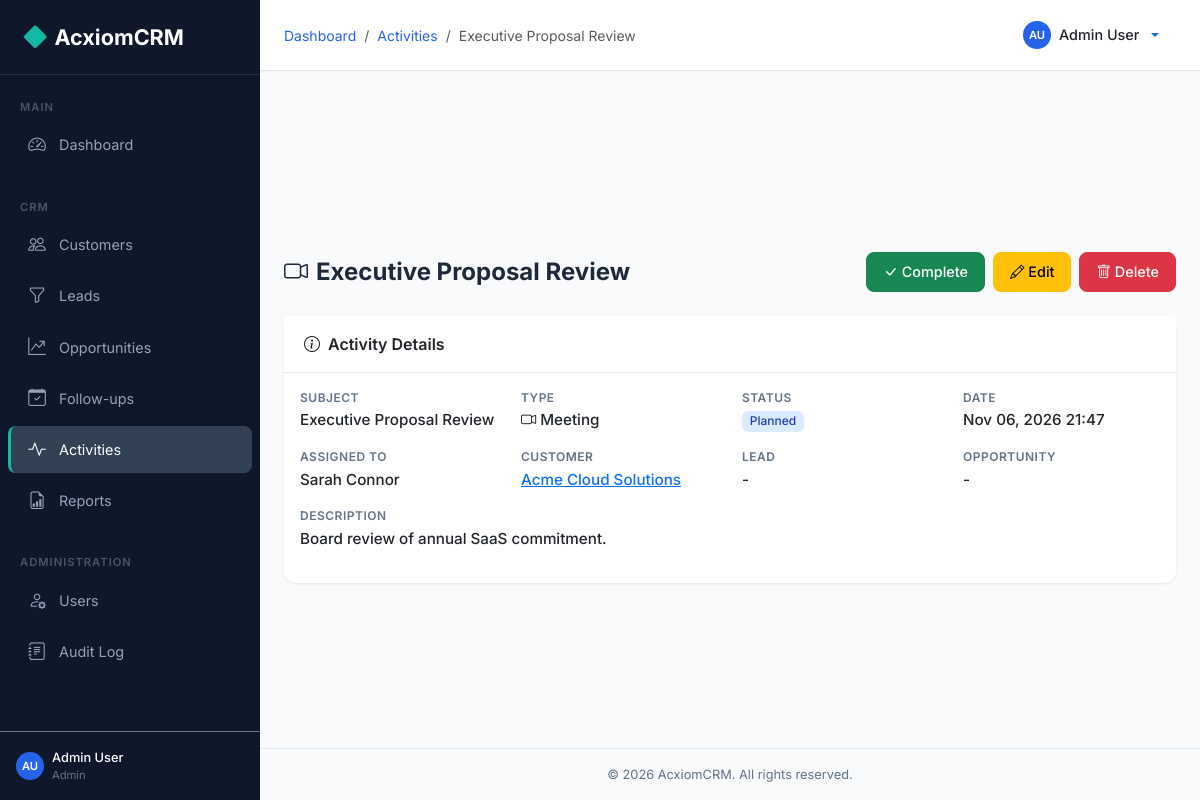
The app's page /activities/2 (signed in) with its own data.
### backend/models.py (models this page shows, shortened)
class User(UserMixin, db.Model):
    __tablename__ = 'users'
    id = db.Column(db.Integer, primary_key=True)
    first_name = db.Column(db.String(50), nullable=False)
    last_name = db.Column(db.String(50), nullable=False)
    email = db.Column(db.String(120), unique=True, nullable=False, index=True)
    password_hash = db.Column(db.String(256), nullable=False)
    phone = db.Column(db.String(20))
    role_id = db.Column(db.Integer, db.ForeignKey('roles.id'), nullable=False)
    is_active = db.Column(db.Boolean, default=True)
    failed_login_count = db.Column(db.Integer, default=0)
    lockout_until = db.Column(db.DateTime, nullable=True)
    created_at = db.Column(db.DateTime, default=datetime.utcnow)
    updated_at = db.Column(db.DateTime, default=datetime.utcnow, onupdate=datetime.utcnow)
    customers = db.relationship('Customer', backref='assigned_user', lazy='dynamic', foreign_keys='Customer.assigned_to')
    leads = db.relationship('Lead', backref='assigned_user', lazy='dynamic', foreign_keys='Lead.assigned_to')
    opportunities = db.relationship('Opportunity', backref='assigned_user', lazy='dynamic', foreign_keys='Opportunity.assigned_to')
    @property
    def full_name(self):
        return f'{self.first_name} {self.last_name}'
    def is_admin(self):
        return self.role and self.role.name == 'Admin'

class Role(db.Model):
    __tablename__ = 'roles'
    id = db.Column(db.Integer, primary_key=True)
    name = db.Column(db.String(50), unique=True, nullable=False)
    description = db.Column(db.String(200))
    permissions = db.relationship('Permission', secondary=role_permissions, backref='roles')
    users = db.relationship('User', backref='role', lazy='dynamic')

class Activity(db.Model):
    __tablename__ = 'activities'
    id = db.Column(db.Integer, primary_key=True)
    subject = db.Column(db.String(200), nullable=False)
    type = db.Column(db.String(20), nullable=False)  # Call, Meeting, Email, Task
    description = db.Column(db.Text)
    customer_id = db.Column(db.Integer, db.ForeignKey('customers.id'))
    lead_id = db.Column(db.Integer, db.ForeignKey('leads.id'))
    opportunity_id = db.Column(db.Integer, db.ForeignKey('opportunities.id'))
    assigned_to = db.Column(db.Integer, db.ForeignKey('users.id'))
    activity_date = db.Column(db.DateTime, default=datetime.utcnow)
    status = db.Column(db.String(20), default='Planned')  # Planned, Completed, Cancelled
    created_by = db.Column(db.Integer, db.ForeignKey('users.id'))
    created_at = db.Column(db.DateTime, default=datetime.utcnow)
    updated_at = db.Column(db.DateTime, default=datetime.utcnow, onupdate=datetime.utcnow)
    assignee = db.relationship('User', foreign_keys=[assigned_to])
    creator = db.relationship('User', foreign_keys=[created_by])

class Customer(db.Model):
    __tablename__ = 'customers'
    id = db.Column(db.Integer, primary_key=True)
    name = db.Column(db.String(100), nullable=False)
    email = db.Column(db.String(120), index=True)
    phone = db.Column(db.String(20))
    company = db.Column(db.String(100))
    industry = db.Column(db.String(50))
    address = db.Column(db.String(200))
    city = db.Column(db.String(50))
    state = db.Column(db.String(50))
    country = db.Column(db.String(50))
    assigned_to = db.Column(db.Integer, db.ForeignKey('users.id'))
    created_by = db.Column(db.Integer, db.ForeignKey('users.id'))
    created_at = db.Column(db.DateTime, default=datetime.utcnow)
    updated_at = db.Column(db.DateTime, default=datetime.utcnow, onupdate=datetime.utcnow)
    opportunities = db.relationship('Opportunity', backref='customer', lazy='dynamic')
    followups = db.relationship('FollowUp', backref='customer', lazy='dynamic')
    activities = db.relationship('Activity', backref='customer', lazy='dynamic')
    creator = db.relationship('User', foreign_keys=[created_by])

### backend/routes/activities.py (the view)
@activities_bp.route('/<int:id>')
@login_required
def detail(id):
    activity = Activity.query.get_or_404(id)
    return render_template('activities/detail.html', activity=activity)

### backend/models.py (called while the page is built)
@login_manager.user_loader
def load_user(user_id):
    return User.query.get(int(user_id))

### frontend/templates/activities/detail.html (shortened to what this page needs)
{% extends 'base.html' %}
{% block breadcrumb %}
<li class="breadcrumb-item"><a href="{{ url_for('dashboard.index') }}">Dashboard</a></li>
<li class="breadcrumb-item"><a href="{{ url_for('activities.list_activities') }}">Activities</a></li>
<li class="breadcrumb-item active">{{ activity.subject }}</li>
{% endblock %}
{% block content %}
<div class="page-header">
    <h1><i class="bi {% if activity.type == 'Call' %}bi-telephone{% elif activity.type == 'Meeting' %}bi-camera-video{% elif activity.type == 'Email' %}bi-envelope{% else %}bi-check2-square{% endif %} me-2"></i>{{ activity.subject }}</h1>
    <div class="d-flex gap-2">
        {% if activity.status != 'Completed' %}
        <form method="POST" action="{{ url_for('activities.complete', id=activity.id) }}" class="d-inline"><input type="hidden" name="csrf_token" value="{{ csrf_token() }}"/><button class="btn btn-success"><i class="bi bi-check-lg me-1"></i>Complete</button></form>
        {% endif %}
        <a href="{{ url_for('activities.edit', id=activity.id) }}" class="btn btn-warning"><i class="bi bi-pencil me-1"></i>Edit</a>
        <button class="btn btn-danger" data-delete-url="{{ url_for('activities.delete', id=activity.id) }}" data-delete-name="{{ activity.subject }}"><i class="bi bi-trash me-1"></i>Delete</button>
    </div>
</div>
<div class="card">
    <div class="card-header"><i class="bi bi-info-circle me-2"></i>Activity Details</div>
    <div class="card-body">
        <div class="row">
            <div class="col-md-3"><div class="detail-label">Subject</div><div class="detail-value">{{ activity.subject }}</div></div>
            <div class="col-md-3"><div class="detail-label">Type</div><div class="detail-value"><i class="bi {% if activity.type == 'Call' %}bi-telephone{% elif activity.type == 'Meeting' %}bi-camera-video{% elif activity.type == 'Email' %}bi-envelope{% else %}bi-check2-square{% endif %} me-1"></i>{{ activity.type }}</div></div>
            <div class="col-md-3"><div class="detail-label">Status</div><div class="detail-value"><span class="badge badge-{{ activity.status|lower }}">{{ activity.status }}</span></div></div>
            <div class="col-md-3"><div class="detail-label">Date</div><div class="detail-value">{{ activity.activity_date.strftime('%b %d, %Y %H:%M') if activity.activity_date else '-' }}</div></div>
            <div class="col-md-3"><div class="detail-label">Assigned To</div><div class="detail-value">{{ activity.assignee.full_name if activity.assignee else '-' }}</div></div>
            <div class="col-md-3"><div class="detail-label">Customer</div><div class="detail-value">{% if activity.customer %}<a href="{{ url_for('customers.detail', id=activity.customer.id) }}">{{ activity.customer.name }}</a>{% else %}-{% endif %}</div></div>
            <div class="col-md-3"><div class="detail-label">Lead</div><div class="detail-value">{% if activity.lead %}<a href="{{ url_for('leads.detail', id=activity.lead.id) }}">{{ activity.lead.name }}</a>{% else %}-{% endif %}</div></div>
            <div class="col-md-3"><div class="detail-label">Opportunity</div><div class="detail-value">{% if activity.opportunity %}<a href="{{ url_for('opportunities.detail', id=activity.opportunity.id) }}">{{ activity.opportunity.name }}</a>{% else %}-{% endif %}</div></div>
            {% if activity.description %}
            <div class="col-12"><div class="detail-label">Description</div><div class="detail-value">{{ activity.description }}</div></div>
            {% endif %}
        </div>
    </div>
</div>
{% endblock %}

### frontend/templates/base.html (shortened to what this page needs)
<!DOCTYPE html>
<html lang="en">
<head>
    <link href="https://cdn.jsdelivr.net/npm/bootstrap@5.3.2/dist/css/bootstrap.min.css" rel="stylesheet">
    <link href="https://cdn.jsdelivr.net/npm/bootstrap-icons@1.11.2/font/bootstrap-icons.min.css" rel="stylesheet">
    <link href="{{ url_for('static', filename='css/style.css') }}" rel="stylesheet">
</head>
<body>
    <nav id="sidebar" class="sidebar">
        <div class="sidebar-brand">
            <i class="bi bi-diamond-fill"></i> AcxiomCRM
        </div>
        <div class="sidebar-nav">
            <div class="sidebar-section">Main</div>
            <ul class="nav flex-column">
                <li class="nav-item">
                    <a class="nav-link {% if request.endpoint == 'dashboard.index' %}active{% endif %}" href="{{ url_for('dashboard.index') }}">
                        <i class="bi bi-speedometer2"></i> Dashboard
                    </a>
                </li>
            </ul>
            <div class="sidebar-section mt-3">CRM</div>
            <ul class="nav flex-column">
                <li class="nav-item">
                    <a class="nav-link {% if 'customers' in (request.endpoint or '') %}active{% endif %}" href="{{ url_for('customers.list_customers') }}">
                        <i class="bi bi-people"></i> Customers
                    </a>
                </li>
                <li class="nav-item">
                    <a class="nav-link {% if 'leads' in (request.endpoint or '') %}active{% endif %}" href="{{ url_for('leads.list_leads') }}">
                        <i class="bi bi-funnel"></i> Leads
                    </a>
                </li>
                <li class="nav-item">
                    <a class="nav-link {% if 'opportunities' in (request.endpoint or '') %}active{% endif %}" href="{{ url_for('opportunities.list_opportunities') }}">
                        <i class="bi bi-graph-up-arrow"></i> Opportunities
                    </a>
                </li>
                <li class="nav-item">
                    <a class="nav-link {% if 'followups' in (request.endpoint or '') %}active{% endif %}" href="{{ url_for('followups.list_followups') }}">
                        <i class="bi bi-calendar-check"></i> Follow-ups
                    </a>
                </li>
                <li class="nav-item">
                    <a class="nav-link {% if 'activities' in (request.endpoint or '') %}active{% endif %}" href="{{ url_for('activities.list_activities') }}">
                        <i class="bi bi-activity"></i> Activities
                    </a>
                </li>
                <li class="nav-item">
                    <a class="nav-link {% if 'reports' in (request.endpoint or '') %}active{% endif %}" href="{{ url_for('reports.index') }}">
                        <i class="bi bi-file-earmark-bar-graph"></i> Reports
                    </a>
                </li>
            </ul>
            {% if current_user.is_admin() %}
            <div class="sidebar-section mt-3">Administration</div>
            <ul class="nav flex-column">
                <li class="nav-item">
                    <a class="nav-link {% if 'users' in (request.endpoint or '') %}active{% endif %}" href="{{ url_for('users.list_users') }}">
                        <i class="bi bi-person-gear"></i> Users
                    </a>
                </li>
                <li class="nav-item">
                    <a class="nav-link {% if 'audit' in (request.endpoint or '') %}active{% endif %}" href="{{ url_for('audit.list_logs') }}">
                        <i class="bi bi-journal-text"></i> Audit Log
                    </a>
                </li>
            </ul>
            {% endif %}
        </div>
        <div class="p-3 border-top border-secondary">
            <div class="d-flex align-items-center gap-2">
                <div class="user-avatar user-avatar-sm">{{ current_user.first_name[0] }}{{ current_user.last_name[0] }}</div>
                <div class="flex-grow-1">
                    <div style="font-size:0.8rem;color:#fff;font-weight:500;">{{ current_user.full_name }}</div>
                    <div style="font-size:0.7rem;color:#64748B;">{{ current_user.role.name }}</div>
                </div>
            </div>
        </div>
    </nav>
    <div class="main-content">
        <div class="top-navbar">
            <div class="d-flex align-items-center gap-3">
                <nav aria-label="breadcrumb">
                    <ol class="breadcrumb mb-0">
                        {% block breadcrumb %}{% endblock %}
                    </ol>
                </nav>
            </div>
            <div class="dropdown">
                <button class="btn btn-link text-decoration-none dropdown-toggle d-flex align-items-center gap-2" type="button" data-bs-toggle="dropdown">
                    <div class="user-avatar user-avatar-sm">{{ current_user.first_name[0] }}{{ current_user.last_name[0] }}</div>
                    <span class="text-dark fw-medium" style="font-size:0.9rem;">{{ current_user.full_name }}</span>
                </button>
            </div>
        </div>
        <div class="content-area pb-0 pt-3" style="padding-bottom:0!important;">
        </div>
        <div class="content-area">
            {% block content %}{% endblock %}
        </div>
        <div class="footer">
            &copy; 2026 AcxiomCRM. All rights reserved.
        </div>
    </div>
</body>
</html>

### frontend/static/css/style.css (style rules this page uses)
:root { --primary: #2563EB; --primary-dark: #1D4ED8; --sidebar-bg: #0F172A; --sidebar-hover: #1E293B; --sidebar-active: #334155; --bg: #F8FAFC; --card-bg: #FFFFFF; --accent: #14B8A6; --text-primary: #1E293B; --text-secondary: #64748B; --border: #E2E8F0; --sidebar-width: 260px; }
body { background-color: var(--bg); font-family: 'Inter', -apple-system, BlinkMacSystemFont, 'Segoe UI', sans-serif; color: var(--text-primary); }
.sidebar { position: fixed; top: 0; left: 0; width: var(--sidebar-width); height: 100vh; background: var(--sidebar-bg); z-index: 1040; transition: transform 0.3s ease; overflow-y: auto; display: flex; flex-direction: column; }
.sidebar-brand { padding: 1.25rem 1.5rem; font-size: 1.35rem; font-weight: 700; color: #fff; border-bottom: 1px solid rgba(255,255,255,0.1); display: flex; align-items: center; gap: 0.5rem; }
.sidebar-brand i { color: var(--accent); font-size: 1.4rem; }
.sidebar-nav { flex: 1; padding: 0.75rem 0; }
.sidebar-nav .nav-item { margin: 2px 8px; }
.sidebar-nav .nav-link { color: #94A3B8; padding: 0.65rem 1rem; border-radius: 8px; display: flex; align-items: center; gap: 0.75rem; font-size: 0.9rem; transition: all 0.2s; text-decoration: none; border-left: 3px solid transparent; }
.sidebar-nav .nav-link.active { color: #fff; background: var(--sidebar-active); border-left-color: var(--accent); }
.sidebar-nav .nav-link i { font-size: 1.1rem; width: 20px; text-align: center; }
.sidebar-section { padding: 0.75rem 1.25rem 0.25rem; font-size: 0.7rem; text-transform: uppercase; letter-spacing: 1px; color: #475569; font-weight: 600; }
.main-content { margin-left: var(--sidebar-width); min-height: 100vh; display: flex; flex-direction: column; }
.top-navbar { background: var(--card-bg); border-bottom: 1px solid var(--border); padding: 0.75rem 1.5rem; display: flex; align-items: center; justify-content: space-between; position: sticky; top: 0; z-index: 1030; box-shadow: 0 1px 2px rgba(0,0,0,0.04); }
.content-area { padding: 1.5rem; flex: 1; }
.card { border: none; border-radius: 12px; box-shadow: 0 1px 3px rgba(0,0,0,0.08); background: var(--card-bg); }
.card-header { background: var(--card-bg); border-bottom: 1px solid var(--border); font-weight: 600; padding: 1rem 1.25rem; }
.badge { font-weight: 500; font-size: 0.75rem; padding: 0.35em 0.65em; border-radius: 6px; }
.badge-planned { background: #DBEAFE; color: #1E40AF; }
.btn { border-radius: 8px; font-size: 0.9rem; font-weight: 500; padding: 0.5rem 1rem; }
.breadcrumb { margin-bottom: 0; font-size: 0.875rem; background: transparent; }
.breadcrumb-item a { color: var(--primary); text-decoration: none; }
.detail-label { font-size: 0.75rem; color: var(--text-secondary); text-transform: uppercase; letter-spacing: 0.5px; margin-bottom: 0.15rem; font-weight: 600; }
.detail-value { font-size: 0.95rem; font-weight: 500; margin-bottom: 1rem; }
.page-header { display: flex; justify-content: space-between; align-items: center; margin-bottom: 1.5rem; flex-wrap: wrap; gap: 0.75rem; }
.page-header h1 { font-size: 1.5rem; font-weight: 700; margin: 0; }
.user-avatar { width: 36px; height: 36px; border-radius: 50%; background: var(--primary); color: #fff; display: flex; align-items: center; justify-content: center; font-weight: 600; font-size: 0.85rem; }
.user-avatar-sm { width: 28px; height: 28px; font-size: 0.7rem; }
.footer { padding: 1rem 1.5rem; text-align: center; color: var(--text-secondary); font-size: 0.8rem; border-top: 1px solid var(--border); }

### records on screen
User: first_name "A", last_name "U", full_name "Admin User"
Role: role.name "Admin"
Activity: subject "Executive Proposal Review", type "Meeting", status "Planned", activity_date "Nov 06, 2026 21:47", description "Board review of annual SaaS commitment."
User: assignee "Sarah Connor"
Customer: customer.name "Acme Cloud Solutions"
